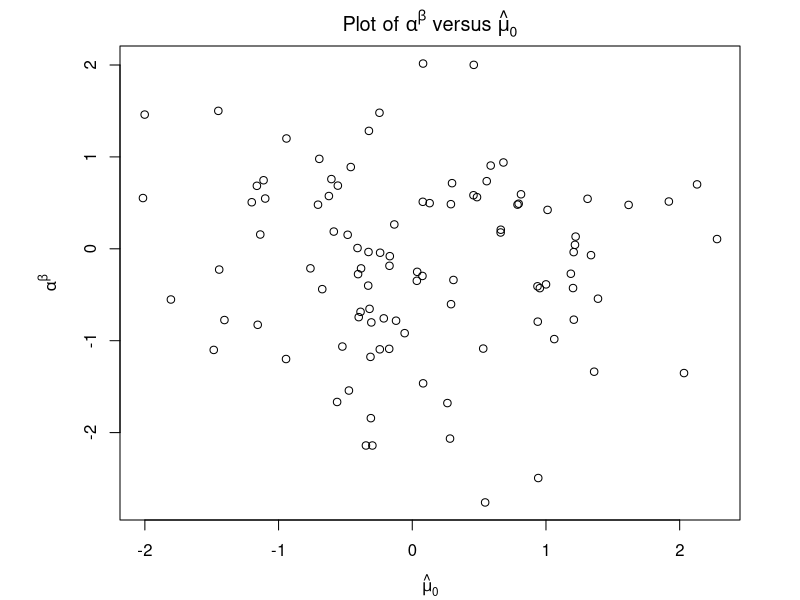

This figure's R source:
par(mar = c(4, 6, 2.3,3))

# expression() or expression(paste())
plot(rnorm(100), rnorm(100),
     xlab = expression(hat(mu)[0]), ylab = expression(alpha^beta),
     main = expression(paste("Plot of ", alpha^beta, " versus ", hat(mu)[0])))


# https://stat.ethz.ch/R-manual/R-devel/library/grDevices/html/plotmath.html